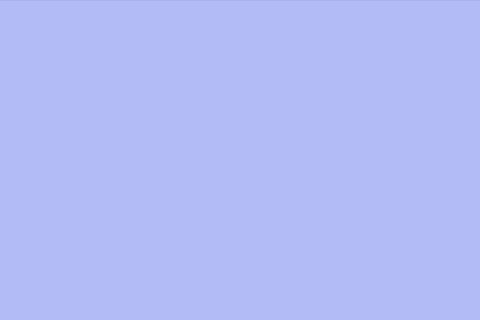
Frame 1 (no input)
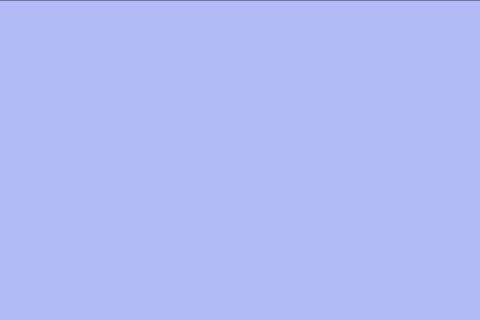
Frame 60 (the mouse pressed at the canvas centre just before this capture)
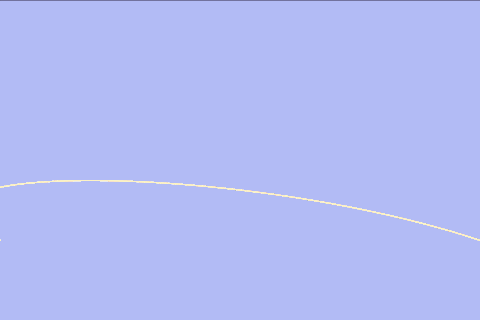
Frame 120 (the mouse held since frame 60 and released just before this capture)

The Processing sketch that drew these frames (run headless with seeded random() and noise(); from frame 60 on, the mouse is pressed at the canvas centre):

// Processing sketch: processing_110865
// ── processing_110865.pde

void setup(){
  size(480,320);
  smooth();
    background(178, 187, 245);
}

void draw()
{
  noFill();
 
stroke(113,113,155,30);
 
   if(mousePressed == true)
  { 
    float c1 = (255);
    float c2 = (243);
    float c3 = (196);
    float c4 = (50);
    stroke(c1, c2, c3, c4);
  }
  
bezier(0,mouseX,-mouseY,mouseY,mouseX,mouseY,width,mouseX);


}
